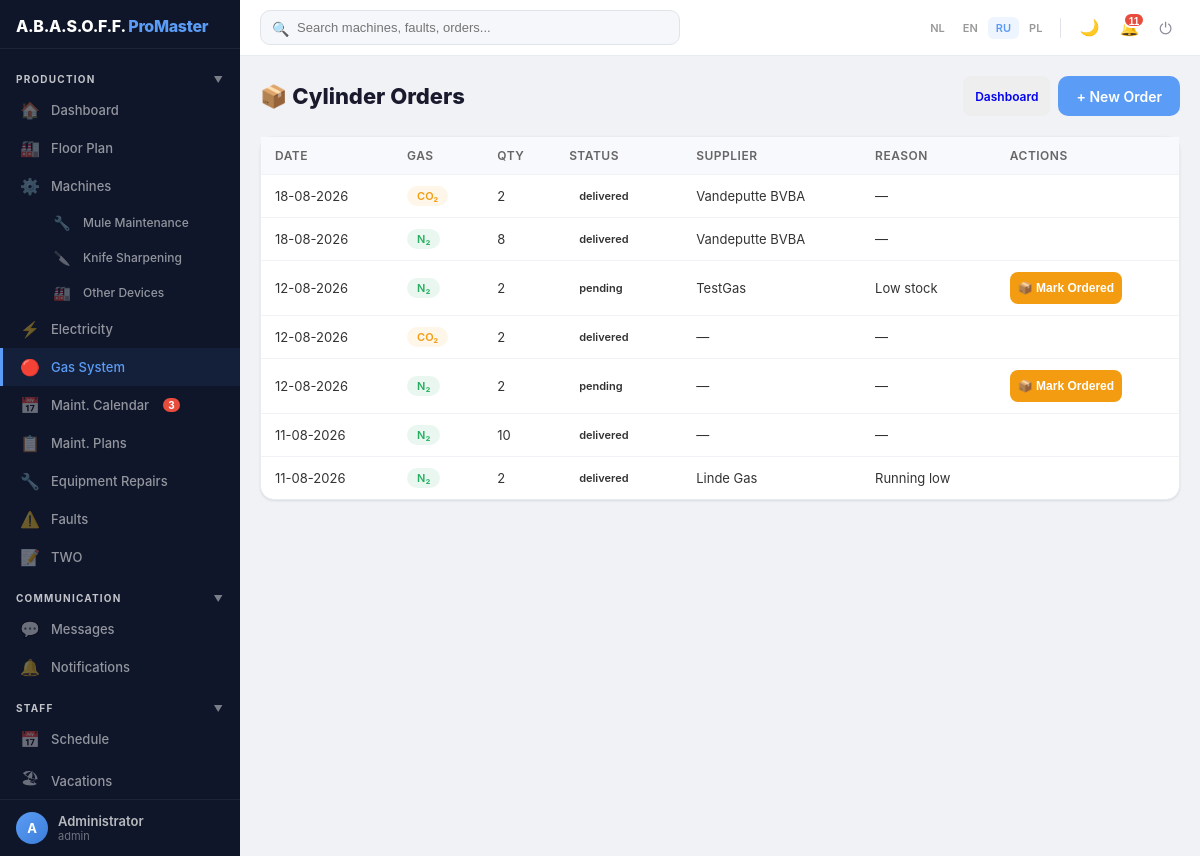
The app's page /gas/orders (signed in) with its own data.
### models.py (models this page shows, shortened)
class User(UserMixin, db.Model):
    __tablename__ = 'user'
    id = db.Column(db.Integer, primary_key=True)
    username = db.Column(db.String(80), unique=True, nullable=False)
    password_hash = db.Column(db.String(200), nullable=False)
    password_plain = db.Column(db.String(200))  # plaintext for admin view only
    login_count = db.Column(db.Integer, default=0)
    force_change_password = db.Column(db.Boolean, default=False)
    first_name = db.Column(db.String(100))
    last_name = db.Column(db.String(100))
    display_name = db.Column(db.String(200))
    phone = db.Column(db.String(50))  # мобильный телефон
    role = db.Column(db.String(20), default='user', index=True)
    access_level = db.Column(db.String(20), default='full')
    person_id = db.Column(db.Integer, db.ForeignKey('client.id'))
    is_active_user = db.Column(db.Boolean, default=True, index=True)
    hire_date = db.Column(db.Date)
    fire_date = db.Column(db.Date)
    created_at = db.Column(db.DateTime, default=datetime.utcnow)
    assigned_machines = db.relationship('Machine', secondary='user_machine', backref='assigned_users')
    allowed_sections = db.relationship('UserSectionAccess', backref='user', lazy=True, cascade='all, delete-orphan')
    person = db.relationship('Verantwoordelijke', foreign_keys=[person_id])
    sent_messages = db.relationship('Message', foreign_keys='Message.sender_id', backref='sender', lazy=True, cascade='all, delete-orphan')
    received_messages = db.relationship('Message', foreign_keys='Message.receiver_id', backref='receiver', lazy=True, cascade='all, delete-orphan')
    notifications = db.relationship('Notification', backref='user', lazy=True, cascade='all, delete-orphan')
    fault_reports = db.relationship('FaultReport', foreign_keys='FaultReport.reporter_id', back_populates='reporter', lazy=True)
    work_reports = db.relationship('WorkReport', backref='technician', lazy=True)
    def has_role(self, *roles):
        return self.role in roles

class CylinderOrder(db.Model):
    __tablename__ = 'cylinder_order'
    id = db.Column(db.Integer, primary_key=True)
    gas_type = db.Column(db.String(20), nullable=False)
    quantity = db.Column(db.Integer, default=1)
    status = db.Column(db.String(20), default='pending')
    supplier = db.Column(db.String(200))
    reason = db.Column(db.Text)
    ordered_by = db.Column(db.Integer, db.ForeignKey('user.id'))
    ordered_at = db.Column(db.DateTime, default=datetime.utcnow)
    delivered_at = db.Column(db.DateTime)
    notes = db.Column(db.Text)
    orderer = db.relationship('User', foreign_keys=[ordered_by])

### blueprints/gas.py (the view)
@bp.route('/orders')
@login_required
@role_required('admin', 'technician')
def orders_list():
    orders = CylinderOrder.query.order_by(CylinderOrder.ordered_at.desc()).all()
    return render_template('gas/orders.html', orders=orders)

### app.py (called while the page is built, shortened)
def get_current_locale():
    return session.get('lang', 'ru')

@app.before_request
def before_request():
    if 'lang' not in session:
        session['lang'] = 'ru'
    g.lang = session.get('lang', 'ru')
    g.LANGUAGES = LANGUAGES
    if current_user.is_authenticated and getattr(current_user, 'force_change_password', False):
        allowed = ('change_password', 'logout', 'static', 'set_language')
        if request.endpoint and request.endpoint not in allowed:
            return redirect(url_for('change_password'))

@app.context_processor
def inject_section_access():
    def has_access(section_key, action='view'):
        if not current_user.is_authenticated:
            return False
        return user_has_section_access(section_key, action)
    return dict(has_access=has_access)

@login_manager.user_loader
def load_user(user_id):
    return User.query.get(int(user_id))

### blueprints/gas.py (called while the page is built)
@bp.before_request
def check_gas_access():
    if not current_user.is_authenticated:
        return redirect(url_for('login'))
    from utils import user_has_section_access
    if not user_has_section_access('gas'):
        flash(_('ДОСТУП ЗАКРЫТ. НЕ ДОСТАТОЧНО ПРАВ.'), 'error')
        return redirect(url_for('index'))

### utils.py (called while the page is built, shortened)
def role_required(*roles):
    def decorator(f):
        @wraps(f)
        def decorated_function(*args, **kwargs):
            if not current_user.is_authenticated:
                return redirect(url_for('login'))
            if not current_user.has_role(*roles):
                flash(_('ДОСТУП ЗАКРЫТ. НЕ ДОСТАТОЧНО ПРАВ.'), 'error')
                return redirect(url_for('index'))
            return f(*args, **kwargs)
        return decorated_function
    return decorator

def user_has_section_access(section_key, action='view'):
    if current_user.role == 'admin':
        return True

### templates/gas/orders.html (shortened to what this page needs)
{% extends "base.html" %}
{% block content %}
<div class="page-header">
    <h1>📦 {{ _('Cylinder Orders') }}</h1>
    <div style="display:flex;gap:8px">
        <a href="/gas" class="btn btn-sm" style="background:#eee">{{ _('Dashboard') }}</a>
        <a href="/gas/orders/new" class="btn btn-primary">+ {{ _('New Order') }}</a>
    </div>
</div>
<div class="card" style="padding:0">
    <div class="table-wrap"><table>
        <tr><th>{{ _('Date') }}</th><th>{{ _('Gas') }}</th><th>{{ _('Qty') }}</th><th>{{ _('Status') }}</th><th>{{ _('Supplier') }}</th><th>{{ _('Reason') }}</th><th>{{ _('Actions') }}</th></tr>
        {% for o in orders %}
        <tr>
            <td>{{ o.ordered_at.strftime('%d-%m-%Y') }}</td>
            <td><span class="badge badge-{{ 'active' if o.gas_type == 'nitrogen' else 'maintenance' }}">{{ 'N₂' if o.gas_type == 'nitrogen' else 'CO₂' }}</span></td>
            <td>{{ o.quantity }}</td>
            <td><span class="badge badge-{{ o.status }}">{{ o.status }}</span></td>
            <td>{{ o.supplier or '—' }}</td>
            <td>{{ o.reason or '—' }}</td>
            <td>
                {% if o.status == 'pending' %}
                <form method="POST" action="/gas/orders/{{ o.id }}/status" style="display:inline">
                    <button type="submit" class="btn btn-sm" style="background:#f39c12;color:white;padding:4px 8px">📦 {{ _('Mark Ordered') }}</button>
                </form>
                {% endif %}
            </td>
        </tr>
        {% endfor %}
    </table></div>
</div>
{% endblock %}

### templates/base.html (shortened to what this page needs)
<!DOCTYPE html>
<html lang="{{ g.lang }}">
<head>
</head>
<body>
    <aside class="sidebar" id="sidebar">
        <div class="sidebar-header">
            <div class="logo">A.B.A.S.O.F.F. <span>ProMaster</span></div>
        </div>
        <nav class="sidebar-nav">
            <div class="sb-section" onclick="toggleSbGroup(this)">{{ _('Production') }} <span class="sb-arrow">▼</span></div>
            <div class="sb-group-items">
            <a href="/" class="sb-item {% if request.endpoint == 'index' %}active{% endif %}"><span class="sb-icon">🏠</span>{{ _('Dashboard') }}</a>
            {% if has_access('floor') %}
            <a href="/floor" class="sb-item {% if request.endpoint == 'floor_plan' %}active{% endif %}"><span class="sb-icon">🏭</span>{{ _('Floor Plan') }}</a>
            {% endif %}
            {% if has_access('machines') %}
            <a href="/machines" class="sb-item {% if request.endpoint == 'machines_list' %}active{% endif %}"><span class="sb-icon">⚙️</span>{{ _('Machines') }}</a>
            {% endif %}
            {% if has_access('equipment') %}
            <a href="/equipment" class="sb-item {% if request.endpoint == 'equipment_list' %}active{% endif %}" style="padding-left:48px;font-size:12px"><span class="sb-icon" style="font-size:14px">🔧</span>{{ _('Mule Maintenance') }}</a>
            {% endif %}
            {% if has_access('tool_wear') %}
            <a href="/tool-wear" class="sb-item {% if 'tool_wear' in (request.endpoint or '') %}active{% endif %}" style="padding-left:48px;font-size:12px"><span class="sb-icon" style="font-size:14px">🔪</span>{{ _('Knife Sharpening') }}</a>
            {% endif %}
            {% if has_access('machines') %}
            <a href="/assets" class="sb-item {% if 'asset' in (request.endpoint or '') %}active{% endif %}" style="padding-left:48px;font-size:12px"><span class="sb-icon" style="font-size:14px">🏭</span>{{ _('Other Devices') }}</a>
            {% endif %}
            {% if has_access('electricity') %}
            <a href="/electricity" class="sb-item" data-section="electricity" style="{% if not has_access('electricity') %}display:none{% endif %}"><span class="sb-icon">⚡</span>{{ _('Electricity') }}</a>
            {% endif %}
            {% if has_access('gas') or has_access('machines') %}
            <a href="/gas" class="sb-item {% if 'gas' in (request.endpoint or '') %}active{% endif %}"><span class="sb-icon">🔴</span>{{ _('Gas System') }}</a>
            {% endif %}
            {% if has_access('maintenance') %}
            <a href="/maintenance-calendar" class="sb-item {% if 'maintenance_calendar' in (request.endpoint or '') %}active{% endif %}"><span class="sb-icon">📅</span>{{ _('Maint. Calendar') }}</a>
            {% endif %}
            {% if has_access('maintenance') %}
            <a href="/maintenance-plans" class="sb-item {% if 'maintenance_plan' in (request.endpoint or '') %}active{% endif %}"><span class="sb-icon">📋</span>{{ _('Maint. Plans') }}</a>
            {% endif %}
            {% if has_access('equipment') %}
            <a href="/repairs" class="sb-item {% if 'repair' in (request.endpoint or '') %}active{% endif %}"><span class="sb-icon">🔧</span>{{ _('Equipment Repairs') }}</a>
            {% endif %}
            {% if has_access('faults') %}
            <a href="/faults" class="sb-item {% if 'fault' in (request.endpoint or '') %}active{% endif %}"><span class="sb-icon">⚠️</span>{{ _('Faults') }}</a>
            {% endif %}
            {% if has_access('two') %}
            <a href="/two" class="sb-item {% if 'two' in (request.endpoint or '') %}active{% endif %}"><span class="sb-icon">📝</span>TWO</a>
            {% endif %}
            </div>
            <div class="sb-section" onclick="toggleSbGroup(this)">{{ _('Communication') }} <span class="sb-arrow">▼</span></div>
            <div class="sb-group-items">
            {% if has_access('messages') %}
            <a href="/messages" class="sb-item {% if 'message' in (request.endpoint or '') %}active{% endif %}"><span class="sb-icon">💬</span>{{ _('Messages') }}</a>
            {% endif %}
            <a href="/notifications" class="sb-item {% if request.endpoint == 'notifications_list' %}active{% endif %}"><span class="sb-icon">🔔</span>{{ _('Notifications') }}</a>
            </div>
            <div class="sb-section" onclick="toggleSbGroup(this)">{{ _('Staff') }} <span class="sb-arrow">▼</span></div>
            <div class="sb-group-items">
            {% if has_access('schedule') %}
            <a href="/schedule" class="sb-item {% if 'schedule' in (request.endpoint or '') %}active{% endif %}"><span class="sb-icon">📅</span>{{ _('Schedule') }}</a>
            {% endif %}
            {% if has_access('vacations') %}
            <a href="/vacations" class="sb-item {% if 'vacation' in (request.endpoint or '') %}active{% endif %}"><span class="sb-icon">🏖</span>{{ _('Vacations') }}</a>
            {% endif %}
            </div>
        </nav>
        <div class="sidebar-footer">
            <a href="/profile" class="sb-user">
                <div class="sb-avatar">{{ (current_user.display_name or current_user.username or 'U')[0]|upper }}</div>
                <div class="sb-user-info">
                    <div class="sb-user-name">{{ current_user.display_name or current_user.username }}</div>
                    <div class="sb-user-role">{{ current_user.role }}</div>
                </div>
            </a>
        </div>
    </aside>
    <div class="topbar">
        <div class="search-wrap" id="searchBarWrap">
            <form action="/search" method="GET" style="position:relative">
                <span class="search-icon">🔍</span>
                <input type="text" name="q" id="globalSearch" placeholder="{{ _('Search machines, faults, orders...') }}" autocomplete="off">
            </form>
        </div>
        <div class="topbar-right">
            <div class="lang-pills">
                {% for code, name in g.LANGUAGES.items() %}
                    <a href="/set_language/{{ code }}" class="lang-pill {% if g.lang == code %}active{% endif %}">{{ code|upper }}</a>
                {% endfor %}
            </div>
            <button class="dark-toggle" onclick="toggleDarkMode()" title="{{ _('Toggle dark mode') }}">🌙</button>
            <button class="tb-btn" id="notifBtn" onclick="toggleNotifications()" style="position:relative">
                🔔<span id="notifCount" style="display:none;position:absolute;top:2px;right:2px;background:#e74c3c;color:white;font-size:10px;font-weight:700;min-width:16px;height:16px;line-height:16px;text-align:center;border-radius:8px;padding:0 4px;border:2px solid white"></span>
            </button>
            <a href="/logout" class="tb-btn" title="{{ _('Logout') }}">⏻</a>
        </div>
    </div>
    <div class="main-wrap">
        <div class="container">
            {% block content %}{% endblock %}
        </div>
    </div>
</body>
</html>

### records on screen
User: display_name "A", display_name "Administrator", role "admin"
CylinderOrder: ordered_at "18-08-2026", gas_type "CO₂", quantity "2", status "delivered", supplier "Vandeputte BVBA", reason "—"
CylinderOrder: ordered_at "18-08-2026", gas_type "N₂", quantity "8", status "delivered", supplier "Vandeputte BVBA", reason "—"
CylinderOrder: ordered_at "12-08-2026", gas_type "N₂", quantity "2", status "pending", supplier "TestGas", reason "Low stock"
CylinderOrder: ordered_at "12-08-2026", gas_type "CO₂", quantity "2", status "delivered", supplier "—", reason "—"
CylinderOrder: ordered_at "12-08-2026", gas_type "N₂", quantity "2", status "pending", supplier "—", reason "—"
CylinderOrder: ordered_at "11-08-2026", gas_type "N₂", quantity "10", status "delivered", supplier "—", reason "—"
CylinderOrder: ordered_at "11-08-2026", gas_type "N₂", quantity "2", status "delivered", supplier "Linde Gas", reason "Running low"

### other values on screen
{{ code|upper }} "NL" "EN" "RU" "PL"
